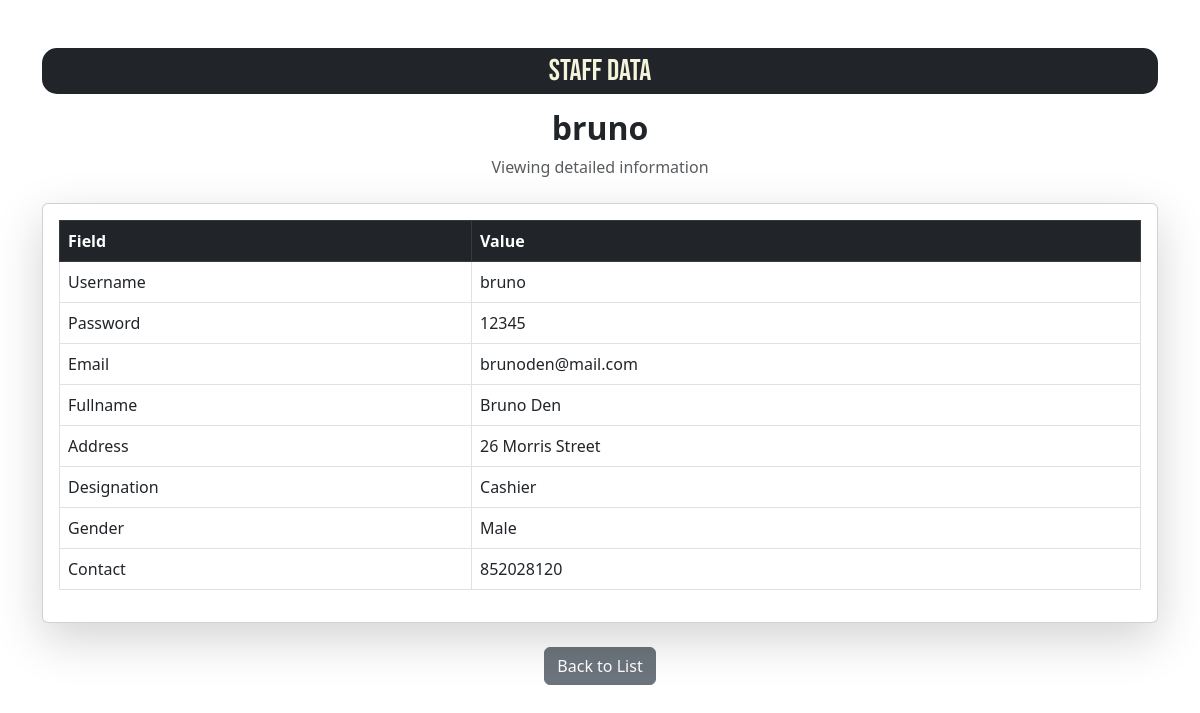
/crudapp/mihir/staffRoutine/view_page_2.php?id=1, run on the app's committed database.
### tables this page shows
CREATE TABLE `staffs` (
  `staff_id` int NOT NULL AUTO_INCREMENT,
  `username` varchar(50) NOT NULL,
  `password` varchar(50) NOT NULL,
  `email` varchar(50) NOT NULL,
  `fullname` varchar(50) NOT NULL,
  `address` varchar(20) NOT NULL,
  `designation` varchar(20) NOT NULL,
  `gender` varchar(10) NOT NULL,
  `contact` int(10) NOT NULL,
   PRIMARY KEY (staff_id)    
);

### crudapp/mihir/staffRoutine/view_page_2.php (the view, shortened to what this page needs)
<?php
$servername = "localhost";
$username = "root";
$password = "";
$dbname = "gym_system";
$conn = new mysqli($servername, $username, $password, $dbname);
if (isset($_GET['id']) && is_numeric($_GET['id'])) {
    $id = intval($_GET['id']);
    $sql = "SELECT * FROM staffs WHERE staff_id = ?";
    $stmt = $conn->prepare($sql);
    $stmt->bind_param("i", $id);
    $stmt->execute();
    $result = $stmt->get_result();
    if ($result->num_rows > 0) {
        $row = $result->fetch_assoc();
    } else {
        echo "<p class='text-center text-danger mt-5'>No user found with ID $id.</p>";
        exit;
    }
} else {
    echo "<p class='text-center text-danger mt-5'>Invalid request. No ID provided.</p>";
    exit;
}
?>
<!DOCTYPE html>
<html lang="en">
<head>
    <link href="https://cdn.jsdelivr.net/npm/bootstrap@5.3.0-alpha3/dist/css/bootstrap.min.css" rel="stylesheet">
</head>
<body>
    <div class="container py-5">
        <div class="text-center mb-4">
        <h1 id="main-title" style="text-align: center;
                                        margin-bottom: 15px;
                                        color: beige;
                                        padding: 5px;
                                        /* font-weight: 500; */
                                        font-family: Bebas Neue;
                                        /* position: sticky; */
                                        background: #212529;;
                                        border-radius: 15px;
                                        /* display: inline-flex; */
                                        font-size: 30px;">
            Staff Data</h1>
            <h2 class="fw-bold"><?php echo htmlspecialchars($row['username']); ?></h2>
            <p class="text-muted">Viewing detailed information</p>
        </div>
        <div class="card shadow-lg">
            <div class="card-body">
                <table class="table table-hover table-bordered">
                    <thead class="table-dark">
                        <tr>
                            <th scope="col">Field</th>
                            <th scope="col">Value</th>
                        </tr>
                    </thead>
                    <tbody>
                        <tr><td>Username</td><td><?php echo htmlspecialchars($row['username']); ?></td></tr>
                        <tr><td>Password</td><td><?php echo htmlspecialchars($row['password']); ?></td></tr>
                        <tr><td>Email</td><td><?php echo htmlspecialchars($row['email']); ?></td></tr>
                        <tr><td>Fullname</td><td><?php echo htmlspecialchars($row['fullname']); ?></td></tr>
                        <tr><td>Address</td><td><?php echo htmlspecialchars($row['address']); ?></td></tr>
                        <tr><td>Designation</td><td><?php echo htmlspecialchars($row['designation']); ?></td></tr>
                        <tr><td>Gender</td><td><?php echo htmlspecialchars($row['gender']); ?></td></tr>
                        <tr><td>Contact</td><td><?php echo htmlspecialchars($row['contact']); ?></td></tr>
                    </tbody>
                </table>
            </div>
        </div>
        <div class="text-center mt-4">
            <a href="index.php" class="btn btn-secondary">Back to List</a>
        </div>
    </div>
</body>
</html>

### data on the page
staffs: username "bruno", password "12345", email "brunoden@mail.com", fullname "Bruno Den", address "26 Morris Street", designation "Cashier", gender "Male", contact "852028120"
